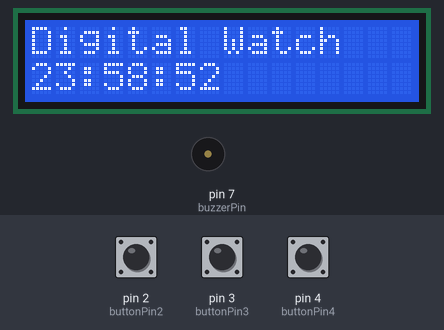
Bench run of a sketch on a simulated Arduino Uno, built with avr-gcc and run on an emulated ATmega328P. Parts: 16×2 character LCD, buzzer (waves = sounding, pin HIGH). The test bench sets the inputs (shaded band); at power-on: pin 2 (buttonPin2) HIGH, pin 3 (buttonPin3) LOW, pin 4 (buttonPin4) LOW. What the sketch prints to the serial monitor is not drawn.

Above: at 1.2 s.
1.3 s: pin 2 (buttonPin2) pulled LOW for 1 s
At 3.6 s:
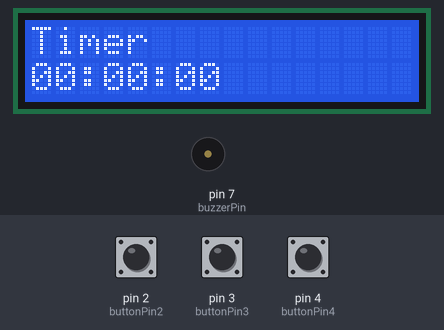
4.5 s: pin 2 (buttonPin2) pulled LOW for 1 s
At 7.1 s:
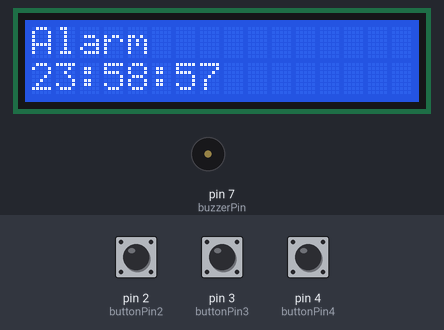
7.5 s: pin 2 (buttonPin2) pulled LOW for 1 s
At 9.6 s:
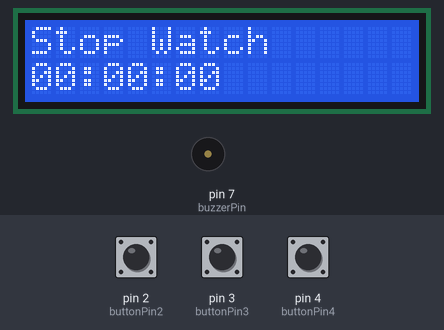
Timing chart, 0 to 11.1 s (numbered marks = the images above; inputs shaded):
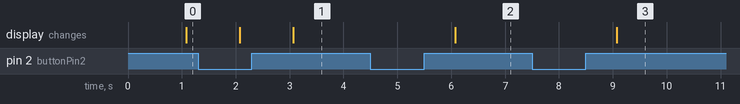

The sketch:

DigitalWatch.ino
```cpp
#include <Arduino.h>
#include <LiquidCrystal_I2C.h>

// Time Struct
struct Waktu {
  int jam;
  int menit;
  int detik;
};

// Button and Buzzer Pin, Initialize LCD
LiquidCrystal_I2C lcd(0x27, 16, 2);
const int buttonPin2 = 2;
const int buttonPin3 = 3;
const int buttonPin4 = 4;
const int buzzerPin = 7;

// button Read 3 & 4 Variable
bool buttonRead3 = false;
bool buttonRead4 = false;

// Button Variable
int previousButtonState = LOW;

// External Interrupt Button 2 Variable
volatile int seconds = 0;
volatile bool flag = false;
volatile bool buttonPressed = false;
volatile double buttonPressStartTime = 0;
volatile double buttonPressDuration;

// Mode Variable
volatile int mode = 0;

// Timer Variable
volatile bool setTimer = 0;
volatile int timerDown = 0;
int timerCount;

// Alarm Variable
volatile bool curTimeAlarm = 1;
volatile bool setAlarm = 0;
volatile int alarmUp = 0;
int alarmCount;

// Stopwatch Variable
volatile bool setStopwatch = 0;
volatile int stopwatchUp = 0;

// Digital Watch Time
Waktu waktuAwal;
Waktu waktuBaru;

// Timer Time
Waktu waktuAwalTimer = {0, 0, 0};
Waktu targetTimer;
Waktu counterTimer;

// Alarm Time
Waktu waktuAwalAlarm;
Waktu targetAlarm;
Waktu counterAlarm;

// Stopwatch Time
Waktu waktuAwalStopwatch = {0, 0, 0};
Waktu waktuBaruStopWatch;

// Timer for Arduino
ISR(TIMER1_COMPA_vect) {
  seconds++;
  flag = true;
}

// External Button interrupt Function for Button 2
void buttonInterrupt() {
  if (digitalRead(buttonPin2) == LOW) {
    buttonPressStartTime = millis();
    buttonPressed = true;
  }
  else {
    if (buttonPressed) {
      buttonPressDuration = (millis() - buttonPressStartTime) / 1000;
      watchMode();

      Serial.print("Current Mode : ");
      Serial.println(mode);
      Serial.print("Button pressed for: ");
      Serial.print(buttonPressDuration);
      Serial.println(" seconds");

      buttonPressed = false;
    }
  }
}

// Button Press counter for Timer Edit with Button 3 and 4
void timerEdit(int buttonPin) {
  int buttonState = digitalRead(buttonPin);
  if (buttonState == HIGH && previousButtonState == LOW) {
    if(buttonPin == buttonPin3){
      timerCount = timerCount + 60;
    }
    else if(buttonPin == buttonPin4 && timerCount >= 60){
      timerCount = timerCount - 60;
    }
  }
  previousButtonState = buttonState;
}

// Button Press counter for alarm Edit with Button 3 and 4
void alarmEdit(int buttonPin) {
  int buttonState = digitalRead(buttonPin);
  if (buttonState == HIGH && previousButtonState == LOW) {
    if(buttonPin == buttonPin3){
      alarmCount = alarmCount + 60;
    }
    else if(buttonPin == buttonPin4 && alarmCount >= 60){
      alarmCount = alarmCount - 60;
    }
  }
  previousButtonState = buttonState;
}

// Add Time Function
Waktu addTime(Waktu waktuAwal, int detikTambahan) {
  int jamTambahan = detikTambahan / 3600;
  int sisaDetik = detikTambahan % 3600;
  int menitTambahan = sisaDetik / 60;
  int detikBaru = sisaDetik % 60;

  Waktu waktuBaru = {waktuAwal.jam + jamTambahan, waktuAwal.menit + menitTambahan, waktuAwal.detik + detikBaru};

  waktuBaru.menit += waktuBaru.detik / 60;
  waktuBaru.detik %= 60;

  waktuBaru.jam += waktuBaru.menit / 60;
  waktuBaru.menit %= 60;

  waktuBaru.jam %= 24;

  return waktuBaru;
}

// Substract Time Function
Waktu subsTime(Waktu waktuAwal, int detikKurang) {
  int jamKurang = detikKurang / 3600;
  int sisaDetik = detikKurang % 3600;
  int menitKurang = sisaDetik / 60;
  int detikBaru = sisaDetik % 60;

  Waktu waktuBaru = {waktuAwal.jam + jamKurang, waktuAwal.menit + menitKurang, waktuAwal.detik + detikBaru};

  if (waktuBaru.detik < 0) {
    waktuBaru.detik += 60;
    waktuBaru.menit--;
  }
  if (waktuBaru.menit < 0) {
    waktuBaru.menit += 60;
    waktuBaru.jam--;
  }
  if (waktuBaru.jam < 0) {
    waktuBaru.jam += 24;
  }

  return waktuBaru;
}

// LCD Display Fucntion
void displayLCD(Waktu time){
  if(time.jam > 9){
    lcd.print(time.jam);
  }
  else{
    lcd.print("0");
    lcd.print(time.jam);
  }

  lcd.print(":");

  if(time.menit > 9){
    lcd.print(time.menit);
  }
  else{
    lcd.print("0");
    lcd.print(time.menit);
  }

  lcd.print(":");

  if(time.detik > 9){
    lcd.print(time.detik);
  }
  else{
    lcd.print("0");
    lcd.print(time.detik);
  }
}

// Change Watch Mode with Button 2
void watchMode() {
  if ((buttonPressDuration < 3) && (buttonPressDuration > 0.5) && (mode < 3) && (!setTimer) && (!setAlarm) && (!setStopwatch)){
    mode++;
  }
  else if ((buttonPressDuration < 3) && (buttonPressDuration > 0.5) && (mode == 3) && (!setTimer) && (!setAlarm) && (!setStopwatch)){
    mode = 0;
  }
}

// Set Timer with Button 2
void timerMode() {
  if ((buttonPressDuration >= 3) && (setTimer == false) && (mode == 1)){
    setTimer = true;
  }
  else if ((buttonPressDuration >= 3) && (setTimer == true) && (mode == 1)){
    setTimer = false;
  }
  buttonPressDuration = 0;
}

// Set Alarm with Button 2
void alarmMode() {
  if ((buttonPressDuration >= 3) && (setAlarm == false) && (mode == 2)){
    setAlarm = true;
  }
  else if ((buttonPressDuration >= 3) && (setAlarm == true) && (mode == 2)){
    setAlarm = false;
  }
  buttonPressDuration = 0;
}

// Set Stopwatch with Button 2
void stopwatchMode() {
  if ((buttonPressDuration >= 3) && (setStopwatch == false) && (mode == 3)){
    setStopwatch = true;
  }
  else if ((buttonPressDuration >= 3) && (setStopwatch == true) && (mode == 3)){
    setStopwatch = false;
  }
  buttonPressDuration = 0;
}

// Change Watch Mode Function
void changeMode(){
  switch(mode){
    case 0: // Watch Mode
      lcd.setCursor(0, 0);
      lcd.print("Digital Watch");
      lcd.setCursor(0, 1);

      waktuAwal = {23, 58, 50};
      waktuBaru = addTime(waktuAwal, seconds);

      displayLCD(waktuBaru);
      break;
    case 1: // Timer Mode
      lcd.setCursor(0, 0);
      lcd.print("Timer");
      lcd.setCursor(0, 1);

      if(setTimer){
          timerDown--;
          counterTimer = subsTime(targetTimer, timerDown);
          displayLCD(counterTimer);
          if(counterTimer.jam == waktuAwalTimer.jam && counterTimer.menit == waktuAwalTimer.menit && counterTimer.detik == waktuAwalTimer.detik){
            setTimer = false;
            while(digitalRead(buttonPin2)){
              digitalWrite(buzzerPin, HIGH);
              digitalWrite(buzzerPin, LOW);
            }
            timerDown = 0;
          }
      }
      else{
        timerDown = 0;

        timerEdit(buttonPin3);
        timerEdit(buttonPin4);

        targetTimer = addTime(waktuAwalTimer, timerCount);

        displayLCD(targetTimer);
      }

      timerMode();
      break;
    case 2: // Alarm Mode
      lcd.setCursor(0, 0);
      lcd.print("Alarm");
      lcd.setCursor(0, 1);

      if(curTimeAlarm){
        waktuAwalAlarm = addTime(waktuAwal, seconds);
      }

      if(setAlarm){
        alarmUp++;
        counterAlarm = addTime(waktuAwal, seconds);
        displayLCD(counterAlarm);

        if(counterAlarm.jam == targetAlarm.jam && counterAlarm.menit== targetAlarm.menit && counterAlarm.detik == targetAlarm.detik){
          setAlarm = false;
          while(digitalRead(buttonPin2)){
            digitalWrite(buzzerPin, HIGH);
            digitalWrite(buzzerPin, LOW);
          }
          alarmUp = 0;
          curTimeAlarm = 1;
        }
      }
      else{
        curTimeAlarm = 0;

        alarmEdit(buttonPin3);
        alarmEdit(buttonPin4);

        targetAlarm = addTime(waktuAwalAlarm, alarmCount);

        displayLCD(targetAlarm);
      }

      alarmMode();
      break;
    case 3: // Stopwatch Mode
      curTimeAlarm = 1;

      lcd.setCursor(0, 0);
      lcd.print("Stop Watch");
      lcd.setCursor(0, 1);

      if(setStopwatch){
        stopwatchUp++;
        waktuBaruStopWatch = addTime(waktuAwalStopwatch, stopwatchUp);
        displayLCD(waktuBaruStopWatch);
      }
      else{
        stopwatchUp = 0;
        displayLCD(waktuAwalStopwatch);
      }

      stopwatchMode();
      break;
    default:
      lcd.setCursor(0, 0);
      lcd.print("Digital Watch");

      lcd.setCursor(0, 1);
      waktuAwal = {20, 21, 50};
      waktuBaru = addTime(waktuAwal, seconds);

      displayLCD(waktuBaru);
      break;
  }
}

// Setup
void setup() {
  // Setup Serial Monitor
  Serial.begin(9600);

  // Setup LCD
  lcd.begin();
  lcd.backlight();

  // Atur pin tombol sebagai input & interrupt eksternal untuk tombol
  pinMode(buttonPin2, INPUT);
  pinMode(buttonPin3, INPUT);
  pinMode(buttonPin4, INPUT);
  pinMode(buzzerPin, OUTPUT);

  attachInterrupt(digitalPinToInterrupt(buttonPin2), buttonInterrupt, CHANGE);

  // Set timer1 untuk interrupt setiap 1 detik, Mode CTC, dan prescaler 1024
  TCCR1A = 0;
  TCCR1B = (1 << WGM12) | (1 << CS12) | (1 << CS10);
  OCR1A = 15624;
  TIMSK1 |= (1 << OCIE1A);
  sei();
}

// Main loop
void loop() {
  if (flag) {
    lcd.clear();
    changeMode();
    flag = false; // Reset flag
  }
}
```

Measured:
- after the input at 1.3 s, the display: first differs from a run without the input after 1.8 s (image 1)
- after the input at 4.5 s, the display: changes after 1.6 s (image 2)
- after the input at 7.5 s, the display: changes after 1.6 s (image 3)
